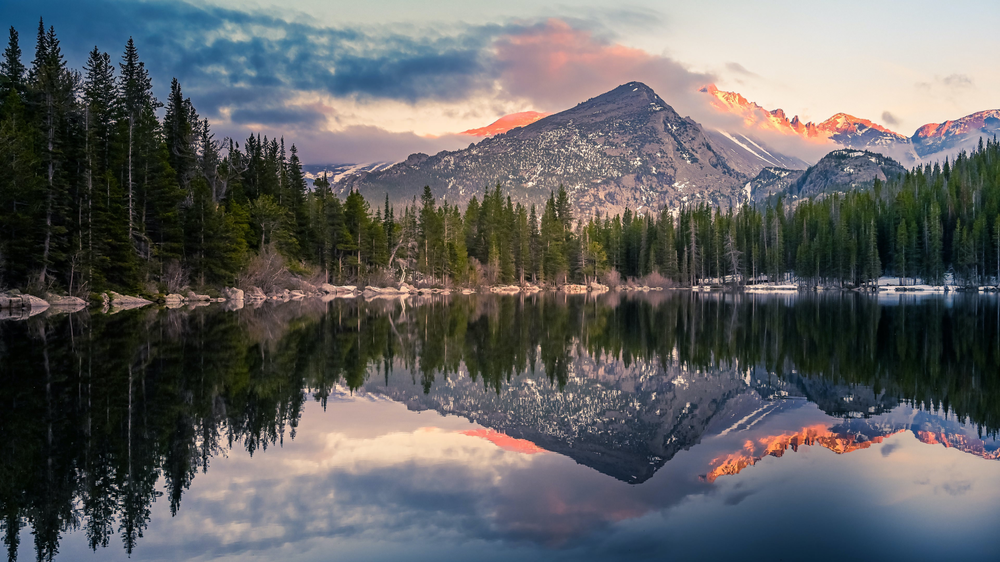
#> input picture images/image01.png, 1000 x 562 px, shrunk from 1920 x 1080 before the run
$ python basic.py
#> lines starting #> are read from the running program, lines starting #| are printed output that depends on the picture
import cv2
import numpy as np

image = cv2.imread("../../images/image01.png",1)
#> image is the input picture: shape (562, 1000, 3); mean B, G, R 97.6, 96.9, 96.2
# print(image)
print(image.shape)      # 图片大小和色彩频道
#| (562, 1000, 3)
print(image.size)
#| 1686000
print(image.dtype)
#| uint8

# 硬核p图
# fire = image[500:700,100:300]
# image[100:300,100:300] = fire

# 分离和合并颜色
b, g, r = cv2.split(image)
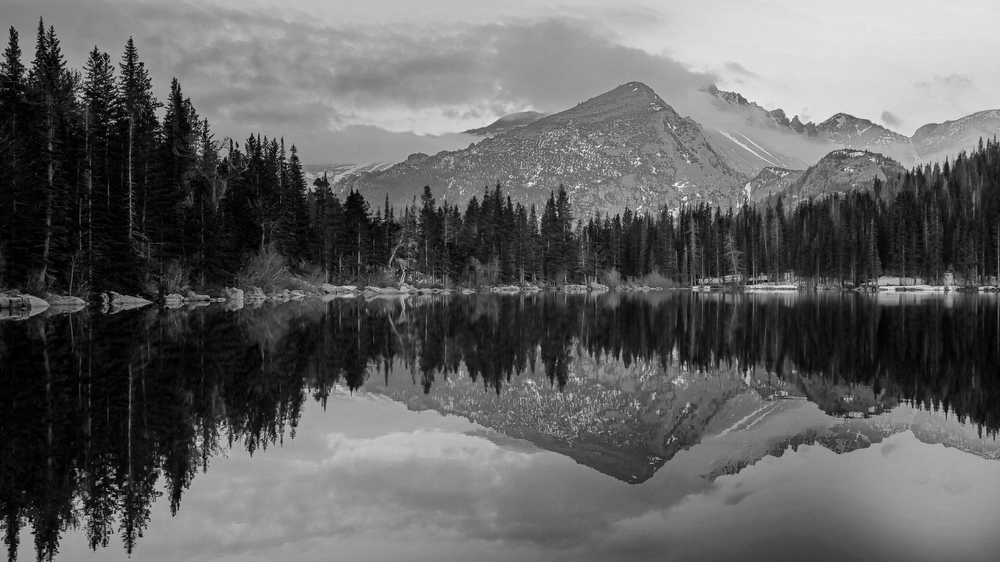
#> b: shape (562, 1000); min 0, max 255, mean 97.6
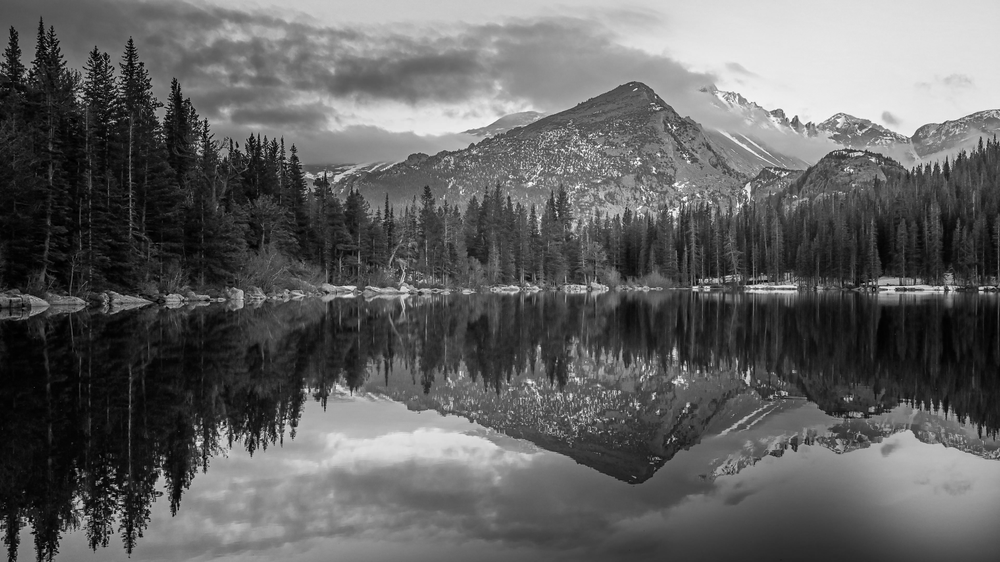
#> g: shape (562, 1000); min 0, max 255, mean 96.9
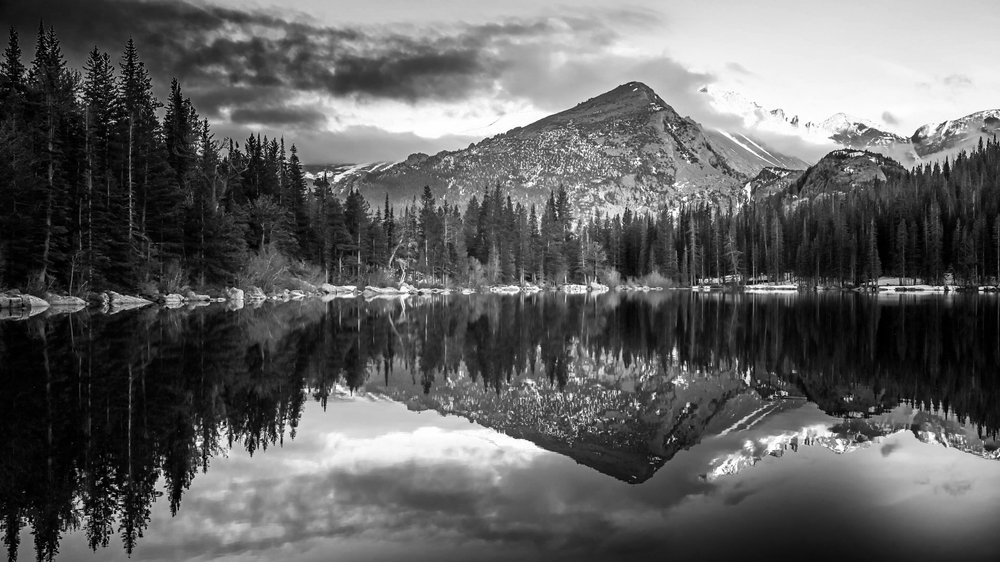
#> r: shape (562, 1000); min 0, max 255, mean 96.2
image = cv2.merge((r,b,g))
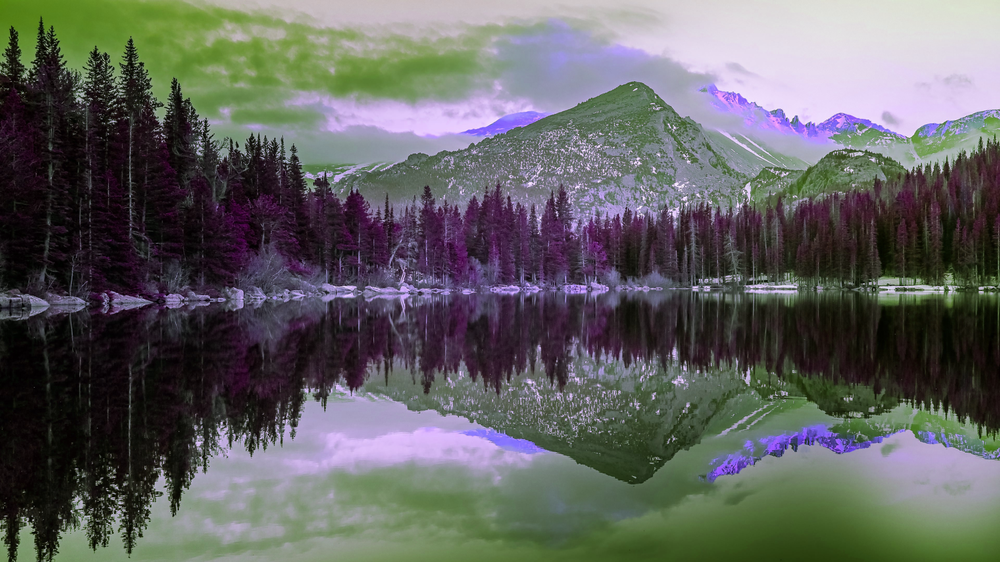
#> image: shape (562, 1000, 3); mean of channels 0, 1, 2 96.2, 97.6, 96.9; drawn as B, G, R

# 边框
image = cv2.copyMakeBorder(image,10,10,10,10,cv2.BORDER_CONSTANT,(0,255,0))
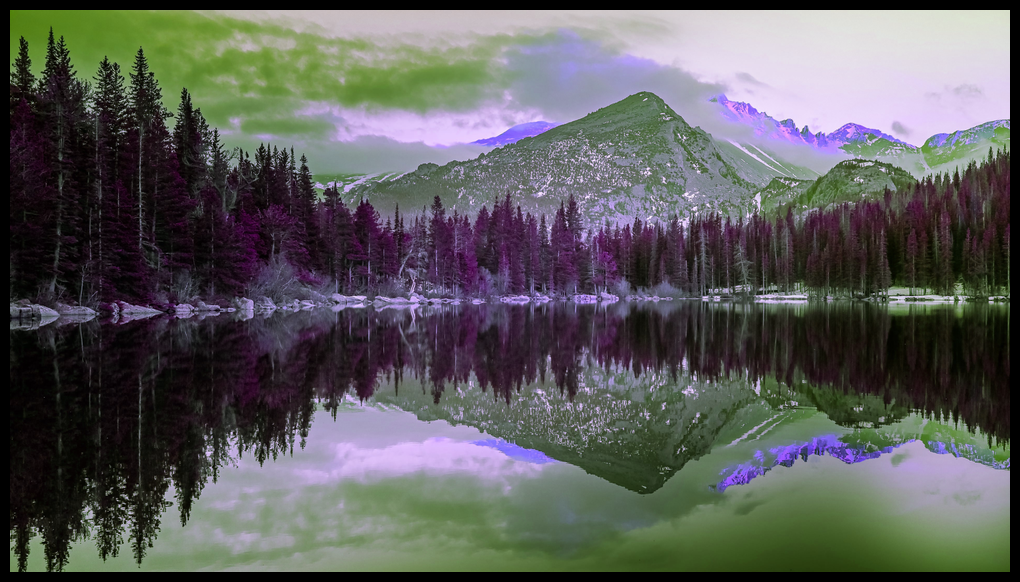
#> image: shape (582, 1020, 3); mean of channels 0, 1, 2 91, 92.4, 91.7; drawn as B, G, R

cv2.imshow("image01",image)
cv2.waitKey(0)
cv2.destroyAllWindows()
